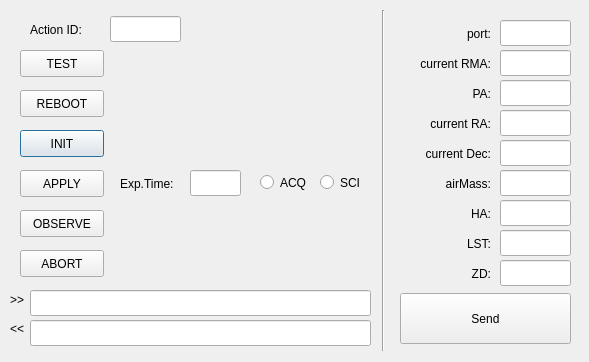
<?xml version="1.0" encoding="UTF-8"?>
<ui version="4.0">
 <class>Dialog</class>
 <widget class="QDialog" name="Dialog">
  <property name="geometry">
   <rect>
    <x>0</x>
    <y>0</y>
    <width>589</width>
    <height>362</height>
   </rect>
  </property>
  <property name="windowTitle">
   <string>GMP</string>
  </property>
  <widget class="QPushButton" name="bt_init">
   <property name="geometry">
    <rect>
     <x>20</x>
     <y>130</y>
     <width>84</width>
     <height>27</height>
    </rect>
   </property>
   <property name="text">
    <string>INIT</string>
   </property>
  </widget>
  <widget class="QPushButton" name="bt_reboot">
   <property name="geometry">
    <rect>
     <x>20</x>
     <y>90</y>
     <width>84</width>
     <height>27</height>
    </rect>
   </property>
   <property name="text">
    <string>REBOOT</string>
   </property>
  </widget>
  <widget class="QPushButton" name="bt_test">
   <property name="geometry">
    <rect>
     <x>20</x>
     <y>50</y>
     <width>84</width>
     <height>27</height>
    </rect>
   </property>
   <property name="text">
    <string>TEST</string>
   </property>
  </widget>
  <widget class="QPushButton" name="bt_apply">
   <property name="geometry">
    <rect>
     <x>20</x>
     <y>170</y>
     <width>84</width>
     <height>27</height>
    </rect>
   </property>
   <property name="text">
    <string>APPLY</string>
   </property>
  </widget>
  <widget class="QPushButton" name="bt_observe">
   <property name="geometry">
    <rect>
     <x>20</x>
     <y>210</y>
     <width>84</width>
     <height>27</height>
    </rect>
   </property>
   <property name="text">
    <string>OBSERVE</string>
   </property>
  </widget>
  <widget class="QPushButton" name="bt_abort">
   <property name="geometry">
    <rect>
     <x>20</x>
     <y>250</y>
     <width>84</width>
     <height>27</height>
    </rect>
   </property>
   <property name="text">
    <string>ABORT</string>
   </property>
  </widget>
  <widget class="QLineEdit" name="e_expTime">
   <property name="geometry">
    <rect>
     <x>190</x>
     <y>170</y>
     <width>51</width>
     <height>26</height>
    </rect>
   </property>
  </widget>
  <widget class="QLabel" name="label">
   <property name="geometry">
    <rect>
     <x>120</x>
     <y>174</y>
     <width>71</width>
     <height>19</height>
    </rect>
   </property>
   <property name="text">
    <string>Exp.Time:</string>
   </property>
  </widget>
  <widget class="QRadioButton" name="radio_acq">
   <property name="geometry">
    <rect>
     <x>260</x>
     <y>170</y>
     <width>51</width>
     <height>25</height>
    </rect>
   </property>
   <property name="text">
    <string>ACQ</string>
   </property>
  </widget>
  <widget class="QRadioButton" name="radio_sci">
   <property name="geometry">
    <rect>
     <x>320</x>
     <y>170</y>
     <width>51</width>
     <height>25</height>
    </rect>
   </property>
   <property name="text">
    <string>SCI</string>
   </property>
  </widget>
  <widget class="QLineEdit" name="e_ActionID">
   <property name="geometry">
    <rect>
     <x>110</x>
     <y>16</y>
     <width>71</width>
     <height>26</height>
    </rect>
   </property>
  </widget>
  <widget class="QLabel" name="label_2">
   <property name="geometry">
    <rect>
     <x>30</x>
     <y>20</y>
     <width>71</width>
     <height>19</height>
    </rect>
   </property>
   <property name="text">
    <string>Action ID:</string>
   </property>
  </widget>
  <widget class="QLineEdit" name="e_send">
   <property name="geometry">
    <rect>
     <x>30</x>
     <y>290</y>
     <width>341</width>
     <height>26</height>
    </rect>
   </property>
   <property name="readOnly">
    <bool>true</bool>
   </property>
  </widget>
  <widget class="QLineEdit" name="e_recv">
   <property name="geometry">
    <rect>
     <x>30</x>
     <y>320</y>
     <width>341</width>
     <height>26</height>
    </rect>
   </property>
   <property name="readOnly">
    <bool>true</bool>
   </property>
  </widget>
  <widget class="QLabel" name="label_3">
   <property name="geometry">
    <rect>
     <x>10</x>
     <y>290</y>
     <width>21</width>
     <height>19</height>
    </rect>
   </property>
   <property name="text">
    <string>&gt;&gt;</string>
   </property>
  </widget>
  <widget class="QLabel" name="label_4">
   <property name="geometry">
    <rect>
     <x>10</x>
     <y>320</y>
     <width>21</width>
     <height>19</height>
    </rect>
   </property>
   <property name="text">
    <string>&lt;&lt;</string>
   </property>
  </widget>
  <widget class="Line" name="line">
   <property name="geometry">
    <rect>
     <x>373</x>
     <y>10</y>
     <width>20</width>
     <height>341</height>
    </rect>
   </property>
   <property name="orientation">
    <enum>Qt::Vertical</enum>
   </property>
  </widget>
  <widget class="QLabel" name="label_5">
   <property name="geometry">
    <rect>
     <x>420</x>
     <y>24</y>
     <width>71</width>
     <height>19</height>
    </rect>
   </property>
   <property name="text">
    <string>port:</string>
   </property>
   <property name="alignment">
    <set>Qt::AlignRight|Qt::AlignTrailing|Qt::AlignVCenter</set>
   </property>
  </widget>
  <widget class="QLineEdit" name="e_port">
   <property name="geometry">
    <rect>
     <x>500</x>
     <y>20</y>
     <width>71</width>
     <height>26</height>
    </rect>
   </property>
  </widget>
  <widget class="QLineEdit" name="e_currentRMA">
   <property name="geometry">
    <rect>
     <x>500</x>
     <y>50</y>
     <width>71</width>
     <height>26</height>
    </rect>
   </property>
  </widget>
  <widget class="QLabel" name="label_6">
   <property name="geometry">
    <rect>
     <x>400</x>
     <y>54</y>
     <width>91</width>
     <height>20</height>
    </rect>
   </property>
   <property name="text">
    <string>current RMA:</string>
   </property>
   <property name="alignment">
    <set>Qt::AlignRight|Qt::AlignTrailing|Qt::AlignVCenter</set>
   </property>
  </widget>
  <widget class="QLineEdit" name="e_positionAngle">
   <property name="geometry">
    <rect>
     <x>500</x>
     <y>80</y>
     <width>71</width>
     <height>26</height>
    </rect>
   </property>
  </widget>
  <widget class="QLineEdit" name="e_currentDec">
   <property name="geometry">
    <rect>
     <x>500</x>
     <y>140</y>
     <width>71</width>
     <height>26</height>
    </rect>
   </property>
  </widget>
  <widget class="QLineEdit" name="e_currentRA">
   <property name="geometry">
    <rect>
     <x>500</x>
     <y>110</y>
     <width>71</width>
     <height>26</height>
    </rect>
   </property>
  </widget>
  <widget class="QLabel" name="label_8">
   <property name="geometry">
    <rect>
     <x>400</x>
     <y>114</y>
     <width>91</width>
     <height>20</height>
    </rect>
   </property>
   <property name="text">
    <string>current RA:</string>
   </property>
   <property name="alignment">
    <set>Qt::AlignRight|Qt::AlignTrailing|Qt::AlignVCenter</set>
   </property>
  </widget>
  <widget class="QLabel" name="label_9">
   <property name="geometry">
    <rect>
     <x>400</x>
     <y>144</y>
     <width>91</width>
     <height>20</height>
    </rect>
   </property>
   <property name="text">
    <string>current Dec:</string>
   </property>
   <property name="alignment">
    <set>Qt::AlignRight|Qt::AlignTrailing|Qt::AlignVCenter</set>
   </property>
  </widget>
  <widget class="QLabel" name="label_10">
   <property name="geometry">
    <rect>
     <x>420</x>
     <y>84</y>
     <width>71</width>
     <height>19</height>
    </rect>
   </property>
   <property name="text">
    <string>PA:</string>
   </property>
   <property name="alignment">
    <set>Qt::AlignRight|Qt::AlignTrailing|Qt::AlignVCenter</set>
   </property>
  </widget>
  <widget class="QLabel" name="label_11">
   <property name="geometry">
    <rect>
     <x>400</x>
     <y>174</y>
     <width>91</width>
     <height>20</height>
    </rect>
   </property>
   <property name="text">
    <string>airMass:</string>
   </property>
   <property name="alignment">
    <set>Qt::AlignRight|Qt::AlignTrailing|Qt::AlignVCenter</set>
   </property>
  </widget>
  <widget class="QLineEdit" name="e_airMass">
   <property name="geometry">
    <rect>
     <x>500</x>
     <y>170</y>
     <width>71</width>
     <height>26</height>
    </rect>
   </property>
  </widget>
  <widget class="QLabel" name="label_12">
   <property name="geometry">
    <rect>
     <x>400</x>
     <y>204</y>
     <width>91</width>
     <height>20</height>
    </rect>
   </property>
   <property name="text">
    <string>HA:</string>
   </property>
   <property name="alignment">
    <set>Qt::AlignRight|Qt::AlignTrailing|Qt::AlignVCenter</set>
   </property>
  </widget>
  <widget class="QLineEdit" name="e_HourAngle">
   <property name="geometry">
    <rect>
     <x>500</x>
     <y>200</y>
     <width>71</width>
     <height>26</height>
    </rect>
   </property>
  </widget>
  <widget class="QLineEdit" name="e_localSiderealTime">
   <property name="geometry">
    <rect>
     <x>500</x>
     <y>230</y>
     <width>71</width>
     <height>26</height>
    </rect>
   </property>
  </widget>
  <widget class="QLabel" name="label_13">
   <property name="geometry">
    <rect>
     <x>400</x>
     <y>234</y>
     <width>91</width>
     <height>20</height>
    </rect>
   </property>
   <property name="text">
    <string>LST:</string>
   </property>
   <property name="alignment">
    <set>Qt::AlignRight|Qt::AlignTrailing|Qt::AlignVCenter</set>
   </property>
  </widget>
  <widget class="QLineEdit" name="e_zenithDistance">
   <property name="geometry">
    <rect>
     <x>500</x>
     <y>260</y>
     <width>71</width>
     <height>26</height>
    </rect>
   </property>
  </widget>
  <widget class="QLabel" name="label_14">
   <property name="geometry">
    <rect>
     <x>400</x>
     <y>264</y>
     <width>91</width>
     <height>20</height>
    </rect>
   </property>
   <property name="text">
    <string>ZD:</string>
   </property>
   <property name="alignment">
    <set>Qt::AlignRight|Qt::AlignTrailing|Qt::AlignVCenter</set>
   </property>
  </widget>
  <widget class="QPushButton" name="bt_send_fromGemini">
   <property name="geometry">
    <rect>
     <x>400</x>
     <y>293</y>
     <width>171</width>
     <height>51</height>
    </rect>
   </property>
   <property name="text">
    <string>Send</string>
   </property>
  </widget>
 </widget>
 <resources/>
 <connections/>
</ui>
